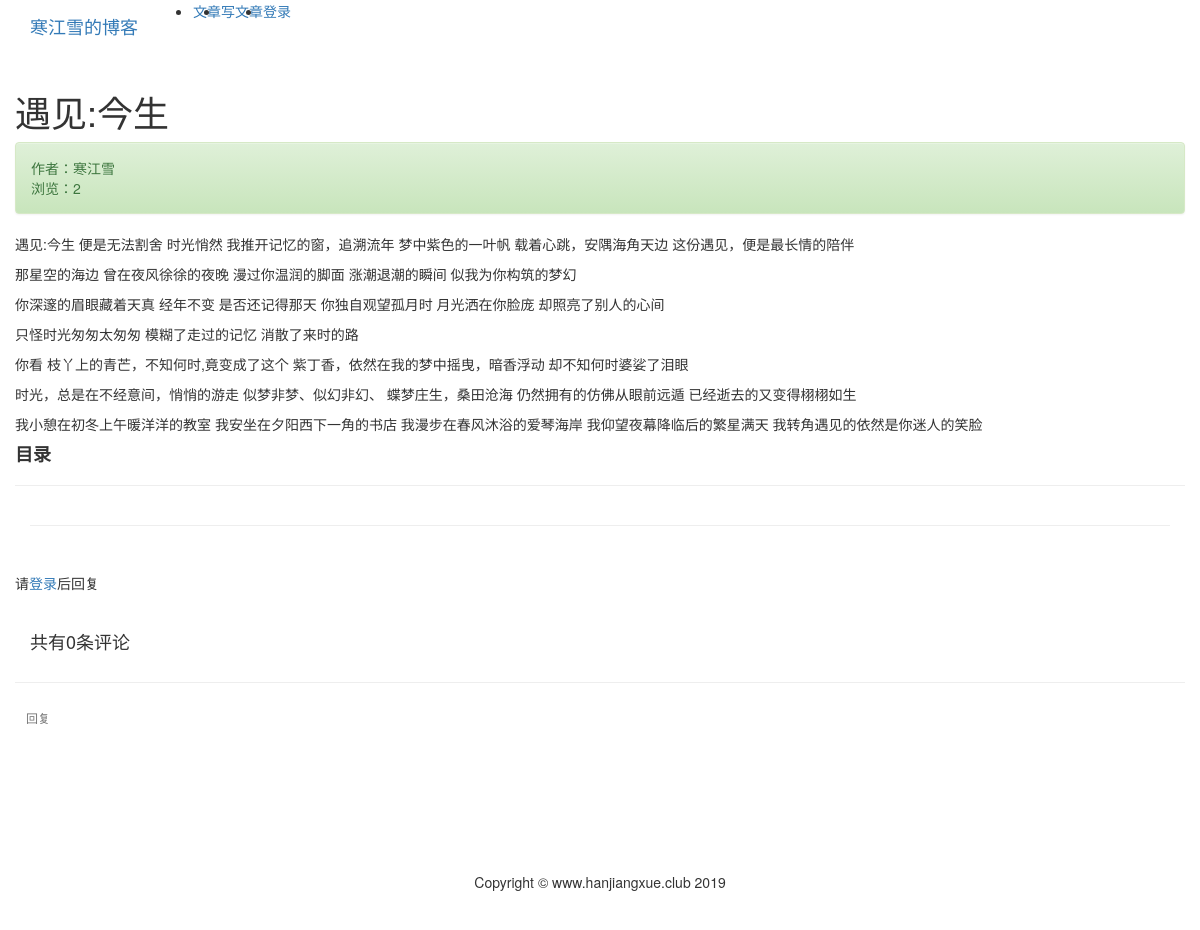
Page /article/article-detail/28/ on the committed database.
### article/models.py (models this page shows, shortened)
class ArticlePost(models.Model):
    author = models.ForeignKey(User, on_delete=models.CASCADE, verbose_name='文章')
    column = models.ForeignKey(ArticleColumn, null=True, blank=True, on_delete=models.CASCADE, related_name='article',
                               verbose_name='栏目')
    tags = TaggableManager(blank=True)
    avatar = models.ImageField(upload_to='article/%Y%m%d',blank=True)
    def save(self, *args, **kwargs):
        article = super(ArticlePost, self).save(*args, **kwargs)
        return article
    title = models.CharField(max_length=100, verbose_name='标题')
    body = models.TextField(verbose_name='正文')
    total_views = models.PositiveIntegerField(default=0,verbose_name='浏览量')
    created_time = models.DateTimeField(default=timezone.now, verbose_name='创建时间')
    update_time = models.DateTimeField(auto_now=True, verbose_name='更新时间')
    class Meta:
        ordering = ('-created_time',)  # 注意这里是元组（Tuple）
        verbose_name = "文章"
        verbose_name_plural = '文章'

### article/views.py (the view)
# urls.py: path('article-detail/<int:pk>/', views.article_detail, name='article_detail'),
def article_detail(request, pk):
    article = get_object_or_404(ArticlePost, pk=pk)
    comments = Comment.objects.filter(article=pk)
    article.total_views += 1
    article.save(update_fields=['total_views'])
    comment_form = CommentForm()
    md = markdown.Markdown(
        extensions=[
            'markdown.extensions.extra',
            'markdown.extensions.codehilite',
            'markdown.extensions.toc',
        ]
    )
    article.body = md.convert(article.body)
    context = {'article': article, 'toc': md.toc, 'comments': comments, 'comment_form': comment_form}
    return render(request, 'article/detail.html', context)

### templates/article/detail.html (shortened to what this page needs)
{% extends 'base.html' %}
{% load staticfiles %}
{% load mptt_tags %}
{% block content %}
<link rel="stylesheet" href="{% static 'prism/prism.css' %}">
 <div class="container">
        <div class="row">
            <div class="col-9">
                <h1 class="col-12 mt-4 mb-4">{{ article.title }}</h1>
                <div class="col-12 alert alert-success">
                    <div>
                        作者：{{ article.author }}
                    </div>
                <div>
                    浏览：{{ article.total_views }}
                </div>
                </div>
                <div class="col-12">
                    <p>{{ article.body|safe }}</p>
                </div>
            </div>
            <div class="col-3 mt-4 sidebar" id="sidebar">
                <div class="sidebar__inner">
                     <h4><strong>目录</strong></h4>
                    <hr>
                </div>
            </div>
        </div>
        <hr>
        {% if user.is_authenticated %}
            <div>
                <form action="{% url 'comment:post_comment' article.pk %}" method="post">
                    {% csrf_token %}
                    <div class="form-group">
                        <label for="body"><strong>我也要评论：</strong></label>
                        <div>
                            {{ comment_form.media }}
                            {{ comment_form.body }}
                        </div>
                    </div>
                    <button type="submit" class="btn btn-primary">发送</button>
                </form>
            </div>
            <br>
        {% else %}
            <br>
            <h5 class="row justify-content-center">请<a href="{% url 'userprofile:login' %}">登录</a>后回复</h5>
            <br>
        {% endif %}
        <h4>共有{{ comments.count }}条评论</h4>
<div class="row">
    {% recursetree comments %}
        {% with comment=node %}
            <div class="{% if comment.reply_to %}
                        offset-1 col-11
                        {% else %}
                        col-12
                        {% endif %}"
                 id="comment_elem_{{ comment.id }}"
            >
                <hr>
                <div>
                    {% if user.is_authenticated %}
                    <button type="button"
                            class="btn btn-light btn-sm text-muted"
                            onclick="load_modal({{ article.id }}, {{ comment.id }})"
                            >
                        回复
                    </button>
                    {% else %}
                    <a class="btn btn-light btn-sm text-muted"
                       href="{% url 'userprofile:login' %}"
                       >
                        回复
                    </a>
                    {% endif %}
                </div>
            </div>
        {% endwith %}
    {% endrecursetree %}
</div>
 </div>
{% endblock content %}

### templates/article/detail.html (style rules this page uses)
.sidebar { will-change: min-height; }
.sidebar__inner { transform: translate(0, 0); transform: translate3d(0, 0 ,0); will-change: position, transform; }

### templates/base.html (style rules this page uses)
html, body { height: 100%; margin: 0; }

### rows in the picture
ArticlePost: title "遇见:今生", author "寒江雪", total_views "2", body "遇见:今生 便是无法割舍 时光悄然 我推开记忆的窗，追溯流年 梦中紫色的一叶帆 载着心跳，安隅海角天边 这份遇见，便是最长情的陪伴 那星空的海边 曾在夜风徐徐的夜晚 漫过你温润的脚面 涨潮退潮的瞬间 似我为你构筑的梦幻 你深邃的眉眼藏着天真 经年不变 是否还记得那天 你独自观望孤月时 月光洒在你脸庞 却照亮了别人的心间 只怪时光匆匆太匆匆 模糊了走过的记忆 消散了来时的路 你看 枝丫上的青芒，不知何时,竟变成了这个 紫丁香，依然在我的梦中摇曳，暗香浮动 却不知何时婆娑了泪眼 时光，总是在不经意间，悄悄的游走 似梦非梦、似幻非幻、 蝶梦庄生，桑田沧海 仍然拥有的仿佛从眼前远遁 已经逝去的又变得栩栩如生 我小憩在初冬上午暖洋洋的教室 我安坐在夕阳西下一角的书店 我漫步在春风沐浴的爱琴海岸 我仰望夜幕降临后的繁星满天 我转角遇见的依然是你迷人的笑脸"

### other values in the picture
{{ comments.count }} "0"
